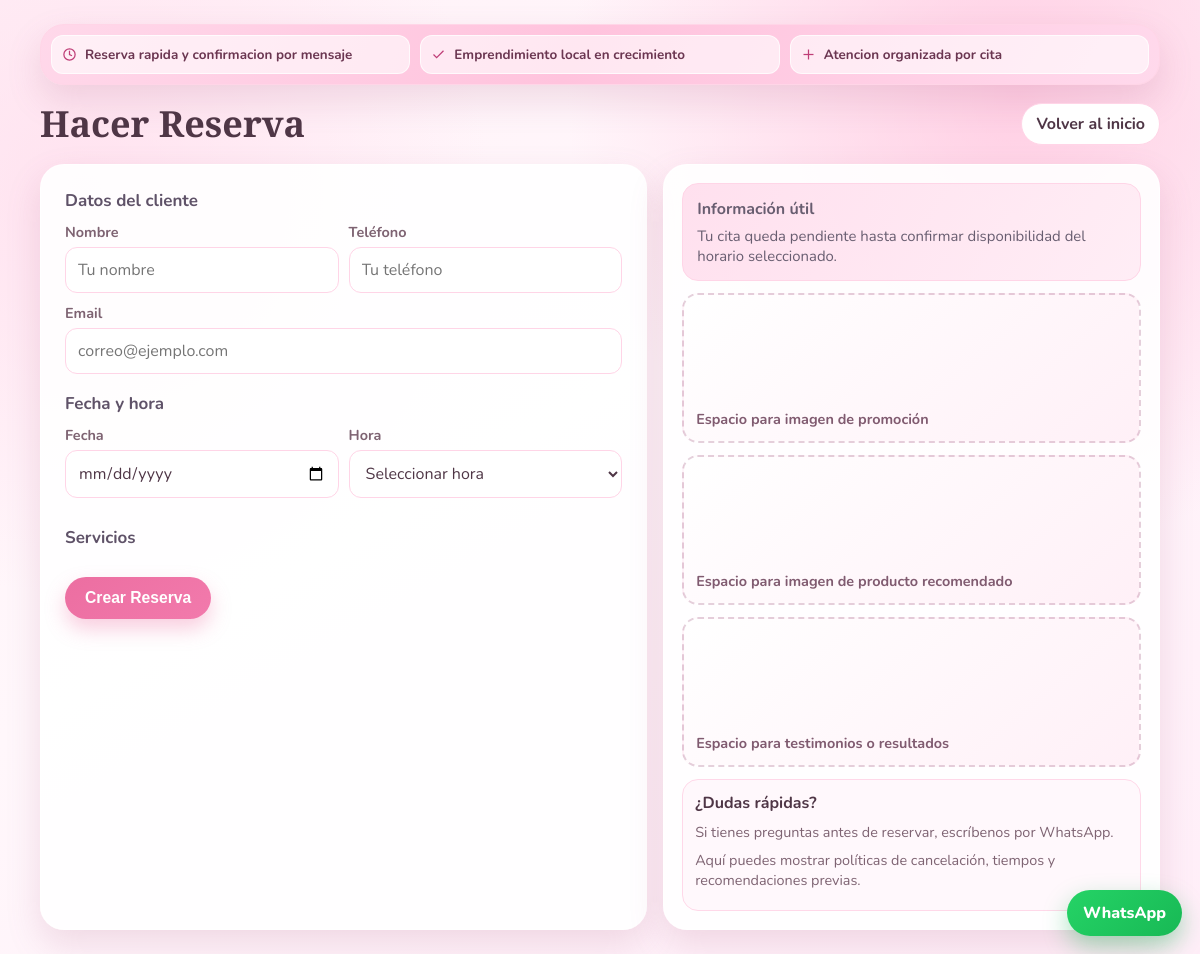
Page /reserva/ on the earlier database version.
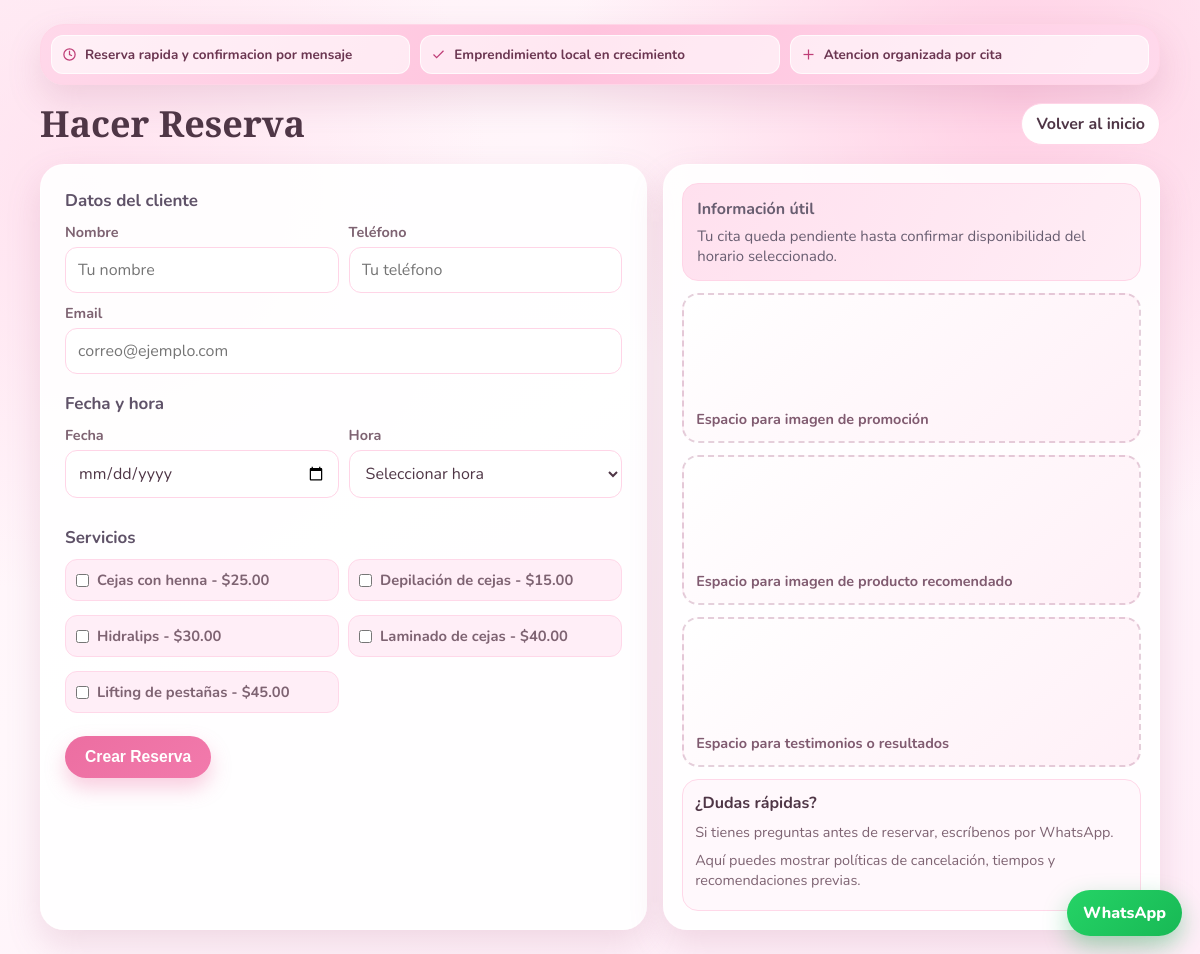
Same page on the later database version.
### aurora_studio_app/models.py (models this page shows, shortened)
class Servicio(models.Model):
    nombre = models.CharField(max_length=200)
    categoria = models.CharField(
        max_length=100,
        default="General",
        help_text="Categoría del servicio (ej: Uñas, Cejas, Pestañas, Facial)",
    )
    descripcion = models.TextField()
    precio = models.DecimalField(max_digits=10, decimal_places=2)
    duracion = models.DecimalField(
        max_digits=4,
        decimal_places=2,
        help_text="Duración del servicio en horas"
    )

### aurora_studio_app/views.py (the view, shortened to what this page needs)
# urls.py: path('reserva/', ReservaView.as_view(), name='reserva'),
class ReservaView(View):
    template_name = 'aurora_studio_app/reserva.html'
    def get(self, request):
        repo_servicio = RepositorioServicioDjango()
        servicio_service = ServicioService(repositorio_servicio=repo_servicio)
        servicios = servicio_service.listar_servicios_activos()
        return render(request, self.template_name, {'servicios': servicios})

### aurora_studio_app/infra/repositories.py (called while the page is built)
	def obtener_todos_ordenados_por_nombre(self) -> list[Servicio]:
		return list(Servicio.objects.all().order_by('nombre'))

### aurora_studio_app/services.py (called while the page is built)
    def listar_servicios_activos(self) -> List[Servicio]:
        return self.repositorio.obtener_todos_ordenados_por_nombre()

### aurora_studio_app/templates/aurora_studio_app/reserva.html (shortened to what this page needs)
<!DOCTYPE html>
<html lang="es">
<head>
    {% load static %}
    <link rel="stylesheet" href="{% static 'aurora_studio_app/css/overrides.css' %}">
</head>
<body>
    <div class="shell">
        <div class="notice">
            <div class="notice-chip">
                <svg viewBox="0 0 24 24"><path d="M12 6v6l4 2"></path><circle cx="12" cy="12" r="9"></circle></svg>
                Reserva rapida y confirmacion por mensaje
            </div>
            <div class="notice-chip">
                <svg viewBox="0 0 24 24"><path d="M20 6 9 17l-5-5"></path></svg>
                Emprendimiento local en crecimiento
            </div>
            <div class="notice-chip">
                <svg viewBox="0 0 24 24"><path d="M4 12h16"></path><path d="M12 4v16"></path></svg>
                Atencion organizada por cita
            </div>
        </div>
        <div class="top">
            <h1>Hacer Reserva</h1>
            <a class="link-back" href="{% url 'home' %}">Volver al inicio</a>
        </div>
        <div class="layout">
            <form class="card form-card" method="post">
                <section class="section">
                    <h3>Datos del cliente</h3>
                    <div class="field-row">
                        <div class="field">
                            <label for="nombre">Nombre</label>
                            <input id="nombre" type="text" name="nombre" placeholder="Tu nombre" required>
                        </div>
                        <div class="field">
                            <label for="telefono">Teléfono</label>
                            <input id="telefono" type="tel" name="telefono" placeholder="Tu teléfono" required>
                        </div>
                    </div>
                    <div class="field">
                        <label for="email">Email</label>
                        <input id="email" type="email" name="email" placeholder="correo@ejemplo.com" required>
                    </div>
                </section>
                <section class="section">
                    <h3>Fecha y hora</h3>
                    <div class="field-row">
                        <div class="field">
                            <label for="fecha">Fecha</label>
                            <input id="fecha" type="date" name="fecha" required>
                        </div>
                        <div class="field">
                            <label for="hora_inicio">Hora</label>
                            <select id="hora_inicio" name="hora_inicio" required>
                                <option value="">Seleccionar hora</option>
                            </select>
                        </div>
                    </div>
                </section>
                <section class="section">
                    <h3>Servicios</h3>
                    <div class="services-list">
                        {% for servicio in servicios %}
                            <label class="service-option">
                                <input type="checkbox" name="servicios" value="{{ servicio.id }}">
                                <span>{{ servicio.nombre }} - ${{ servicio.precio }}</span>
                            </label>
                        {% endfor %}
                    </div>
                </section>
                <button class="submit-btn" type="submit">Crear Reserva</button>
            </form>
            <aside class="card helper-card">
                <div class="tips">
                    <strong>Información útil</strong>
                    <p>Tu cita queda pendiente hasta confirmar disponibilidad del horario seleccionado.</p>
                </div>
                <div class="visual-slot">Espacio para imagen de promoción</div>
                <div class="visual-slot">Espacio para imagen de producto recomendado</div>
                <div class="visual-slot">Espacio para testimonios o resultados</div>
                <div class="micro-faq">
                    <h4>¿Dudas rápidas?</h4>
                    <p>Si tienes preguntas antes de reservar, escríbenos por WhatsApp.</p>
                    <p>Aquí puedes mostrar políticas de cancelación, tiempos y recomendaciones previas.</p>
                </div>
            </aside>
        </div>
    </div>
    <a class="wa-float" href="https://wa.me/573001112233?text=Hola%20Aurora%20Studio%2C%20quiero%20agendar%20mi%20reserva" target="_blank" rel="noopener noreferrer">
        WhatsApp
    </a>
</body>
</html>

Differences in the rows shown:
added Servicio: nombre "Cejas con henna", precio "25.00"
added Servicio: nombre "Depilación de cejas", precio "15.00"
added Servicio: nombre "Hidralips", precio "30.00"
added Servicio: nombre "Laminado de cejas", precio "40.00"
added Servicio: nombre "Lifting de pestañas", precio "45.00"
